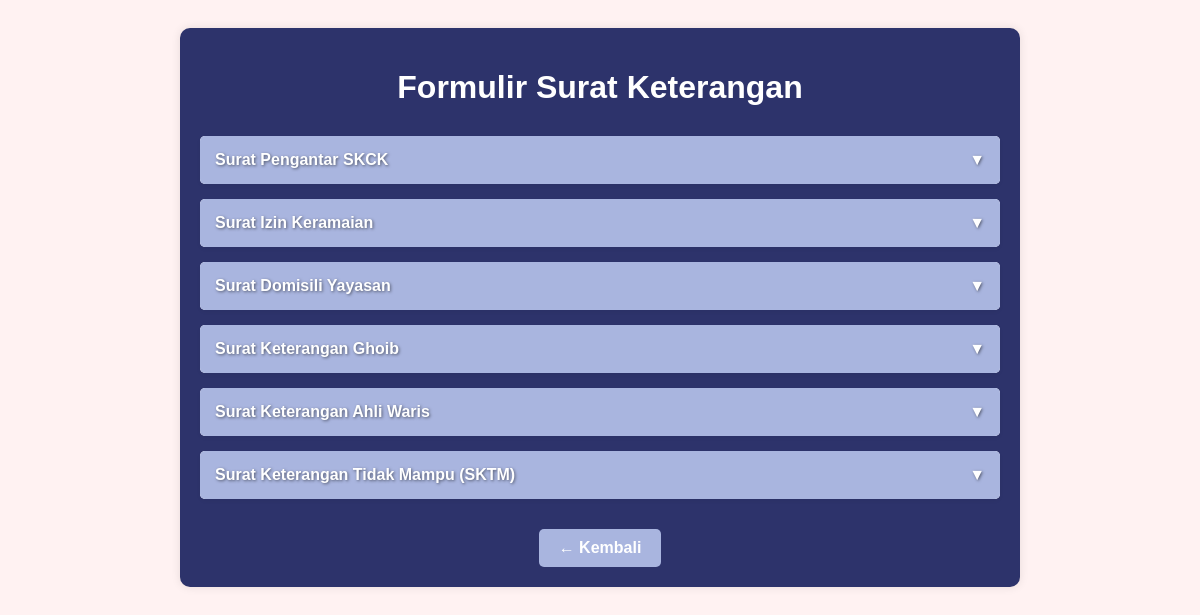
Page /view/formulir.php on the committed database.
### tables this page shows
CREATE TABLE `formulir` (
  `id` int(11) NOT NULL,
  `nama` varchar(255) NOT NULL,
  `file` text NOT NULL,
  `keterangan` text DEFAULT NULL
);

### view/formulir.php (the view, shortened to what this page needs)
<?php
include '../db/connection.php';
$formulir = $conn->query("SELECT * FROM formulir ORDER BY id DESC");
$index = 0;
?>
<!DOCTYPE html>
<html lang="id">
<head>
</head>
<body>
    <div class="formulir-container">
        <h1>Formulir Surat Keterangan</h1>
        <?php while ($row = $formulir->fetch_assoc()): ?>
        <div class="formulir-item">
            <div class="formulir-title" onclick="toggleContent('content<?= $index ?>', 'arrow<?= $index ?>')">
                <?= htmlspecialchars($row['nama']) ?>
                <span class="arrow" id="arrow<?= $index ?>">▼</span>
            </div>
        </div>
        <?php $index++; endwhile; ?>
        <div class="back-navigation">
            <a href="../index.php" class="back-button">← Kembali</a>
        </div>
    </div>
</body>
</html>

### view/formulir.php (style rules this page uses)
body { font-family: Arial, sans-serif; padding: 20px; background: #FFF2F2; }
h1 { text-align: center; color: white; margin-bottom: 30px; }
.formulir-container { max-width: 800px; margin: 0 auto; background: #2D336B; padding: 20px; border-radius: 10px; box-shadow: 0 0 10px rgba(0,0,0,0.1); }
.formulir-item { margin-bottom: 15px; border-radius: 5px; overflow: hidden; background: #fff; box-shadow: 0 2px 4px rgba(0,0,0,0.05); }
.formulir-title { padding: 15px; cursor: pointer; background: #A9B5DF; color: white; font-weight: bold; display: flex; justify-content: space-between; align-items: center; text-shadow: 1px 1px 3px rgba(0, 0, 0, 0.5); transition: background-color 0.3s ease; }
.back-button { display: block; width: fit-content; margin: 30px auto 0; background-color: #A9B5DF; color: white; padding: 10px 20px; border-radius: 5px; text-decoration: none; font-weight: bold; transition: background-color 0.3s ease; }
.arrow { transition: transform 0.3s ease; }

### rows in the picture
formulir: nama "Surat Pengantar SKCK"
formulir: nama "Surat Izin Keramaian"
formulir: nama "Surat Domisili Yayasan"
formulir: nama "Surat Keterangan Ghoib"
formulir: nama "Surat Keterangan Ahli Waris"
formulir: nama "Surat Keterangan Tidak Mampu (SKTM)"
